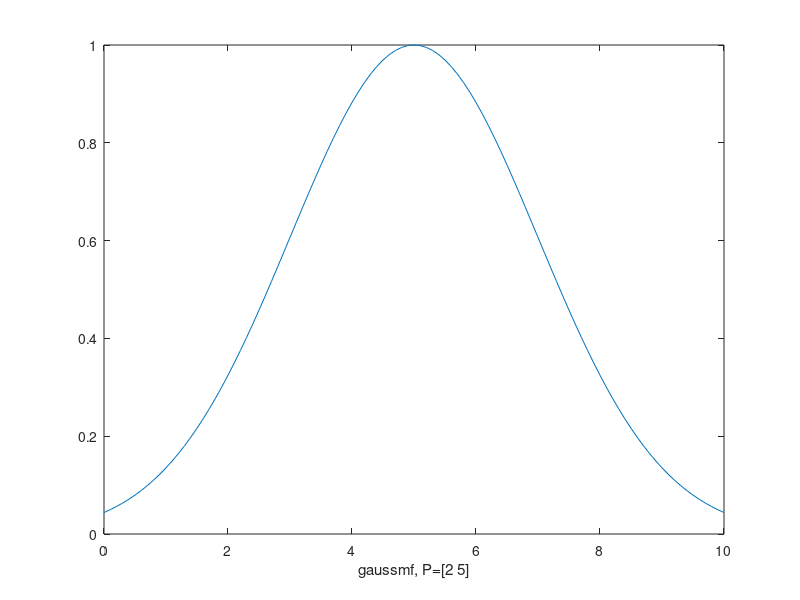

This chart was generated by the following MATLAB code:
a=0:0.1:2
b=linspace(11,11,21)
b=zeros(21,1)
b=b*11
b=ones(21,1)
b=b*11
c=a*b
[2 3 4]*[1;2;3]
c=b*a
a
b
b*a
[1;2;3]*[2 3 4]
x = 0:0.1:10;
y = gaussmf(x,[2 5]);
plot(x,y)
xlabel('gaussmf, P=[2 5]')